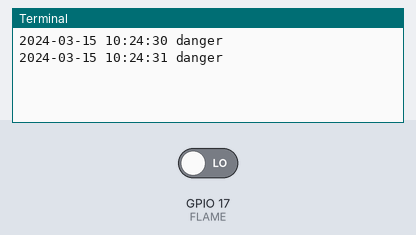
A program run on a simulated Raspberry Pi (BCM pin numbers). Parts: the last lines printed to the terminal. Inputs (shaded band) come from the test bench; at power-on: GPIO 17 (FLAME) LOW. The clock reads 2024-03-15 10:24:30 at power-on unless the program sets it.

Above: at 1.2 s.
1.3 s: GPIO 17 (FLAME) driven HIGH
At 2.8 s:
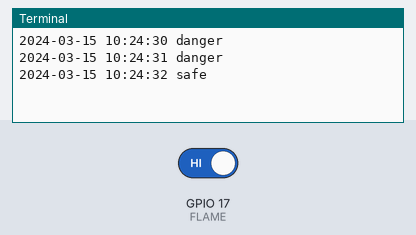
4.5 s: GPIO 17 (FLAME) driven LOW
At 5.8 s:
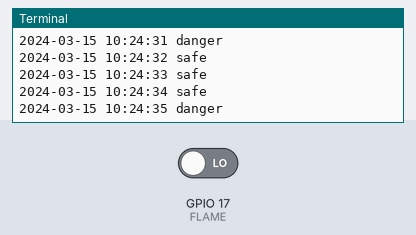
Timing chart, 0 to 7.5 s (numbered marks = the images above; inputs shaded):
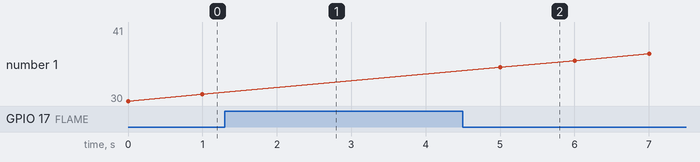

Measured:
- after the input at 1.3 s, the terminal: prints a new line after 0.70 s (image 1)
- after the input at 4.5 s, the terminal: prints a new line after 0.50 s (image 2)

The program:

flame_test1.py
```python
import RPi.GPIO as GPIO
import time

FLAME = 17 #BCM.17, wPi.0,Physical. 11

GPIO.setmode(GPIO.BCM)
GPIO.setup(FLAME, GPIO.IN)

if __name__ == "__main__":
    try :
        while(1):
            now = time.localtime()
            timestamp = ("%04d-%02d-%02d %02d:%02d:%02d" %
            (now.tm_year, now.tm_mon, now.tm_mday,
            now.tm_hour, now.tm_min, now.tm_sec))
            if GPIO.input(FLAME) == 1:
                print(timestamp,"safe")
            else :
                print(timestamp,"danger")
            time.sleep(1)
    except :
        print("err or Ctrl - C")
    finally :
        GPIO.cleanup()
        print("END")
```
